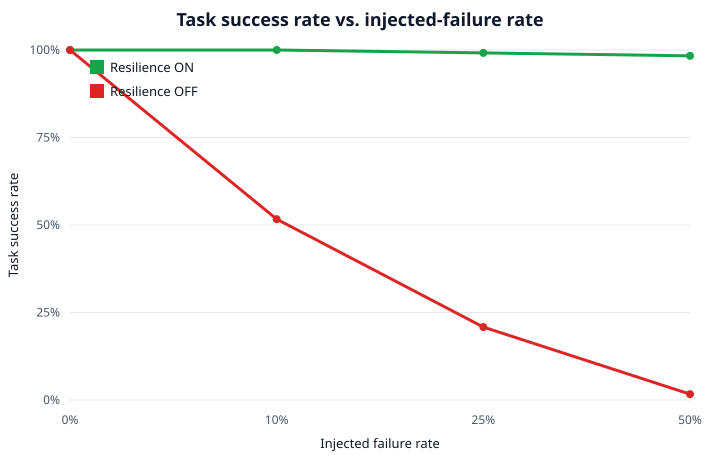

Generate this figure with Python:

from __future__ import annotations

from pathlib import Path


def _line(points, color, label):
    pts = " ".join(f"{x},{y}" for x, y in points)
    circles = "".join(
        f'<circle cx="{x}" cy="{y}" r="4" fill="{color}"/>' for x, y in points
    )
    return (
        f'<polyline fill="none" stroke="{color}" stroke-width="3" points="{pts}"/>{circles}'
    )


def write_svg(
    path: Path,
    failure_rates: list[float],
    on_rates: list[float],
    off_rates: list[float],
) -> None:
    W, H = 720, 460
    ml, mr, mt, mb = 70, 30, 50, 60
    pw, ph = W - ml - mr, H - mt - mb

    def x_of(i: int) -> float:
        return ml + (pw * i / max(1, len(failure_rates) - 1))

    def y_of(rate: float) -> float:
        return mt + ph * (1.0 - rate)

    on_pts = [(x_of(i), y_of(r)) for i, r in enumerate(on_rates)]
    off_pts = [(x_of(i), y_of(r)) for i, r in enumerate(off_rates)]

    grid = []
    for frac in (0.0, 0.25, 0.5, 0.75, 1.0):
        y = y_of(frac)
        grid.append(f'<line x1="{ml}" y1="{y}" x2="{ml+pw}" y2="{y}" stroke="#e2e8f0"/>')
        grid.append(
            f'<text x="{ml-10}" y="{y+4}" text-anchor="end" font-size="12" '
            f'fill="#475569">{int(frac*100)}%</text>'
        )
    xticks = []
    for i, fr in enumerate(failure_rates):
        x = x_of(i)
        xticks.append(
            f'<text x="{x}" y="{mt+ph+24}" text-anchor="middle" font-size="12" '
            f'fill="#475569">{int(fr*100)}%</text>'
        )

    svg = f"""<svg xmlns="http://www.w3.org/2000/svg" width="{W}" height="{H}"
     viewBox="0 0 {W} {H}" font-family="Segoe UI, sans-serif">
  <rect width="{W}" height="{H}" fill="white"/>
  <text x="{W/2}" y="26" text-anchor="middle" font-size="18" font-weight="700"
        fill="#0f172a">Task success rate vs. injected-failure rate</text>
  {''.join(grid)}
  {''.join(xticks)}
  <text x="{ml+pw/2}" y="{H-12}" text-anchor="middle" font-size="13"
        fill="#0f172a">Injected failure rate</text>
  <text x="18" y="{mt+ph/2}" text-anchor="middle" font-size="13" fill="#0f172a"
        transform="rotate(-90 18 {mt+ph/2})">Task success rate</text>
  {_line(on_pts, '#16a34a', 'Resilience ON')}
  {_line(off_pts, '#dc2626', 'Resilience OFF')}
  <rect x="{ml+20}" y="{mt+10}" width="14" height="14" fill="#16a34a"/>
  <text x="{ml+40}" y="{mt+22}" font-size="13" fill="#0f172a">Resilience ON</text>
  <rect x="{ml+20}" y="{mt+34}" width="14" height="14" fill="#dc2626"/>
  <text x="{ml+40}" y="{mt+46}" font-size="13" fill="#0f172a">Resilience OFF</text>
</svg>
"""
    path.write_text(svg, encoding="utf-8")


def try_write_png(
    path: Path,
    failure_rates: list[float],
    on_rates: list[float],
    off_rates: list[float],
) -> bool:
    try:
        import matplotlib

        matplotlib.use("Agg")
        import matplotlib.pyplot as plt
    except Exception:  # noqa: BLE001
        return False

    xs = [int(r * 100) for r in failure_rates]
    fig, ax = plt.subplots(figsize=(7.2, 4.6))
    ax.plot(xs, [r * 100 for r in on_rates], "o-", color="#16a34a", label="Resilience ON")
    ax.plot(xs, [r * 100 for r in off_rates], "o-", color="#dc2626", label="Resilience OFF")
    ax.set_xlabel("Injected failure rate (%)")
    ax.set_ylabel("Task success rate (%)")
    ax.set_title("Task success rate vs. injected-failure rate")
    ax.set_ylim(0, 105)
    ax.grid(True, alpha=0.3)
    ax.legend()
    fig.tight_layout()
    fig.savefig(path, dpi=120)
    plt.close(fig)
    return True
